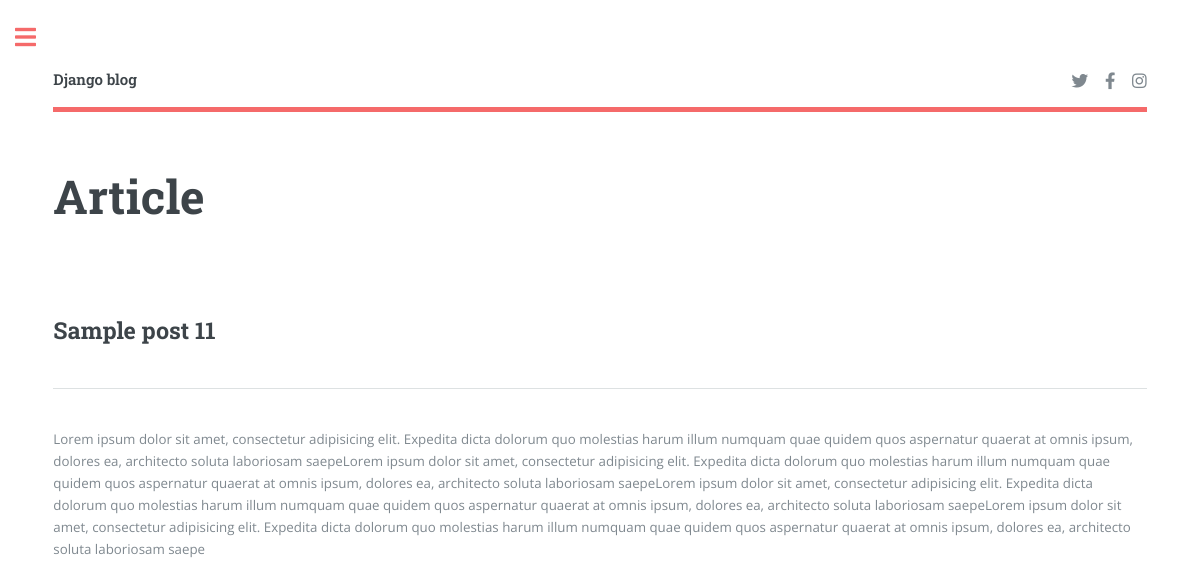
Before: /article/sample-post-11 with the older database file.
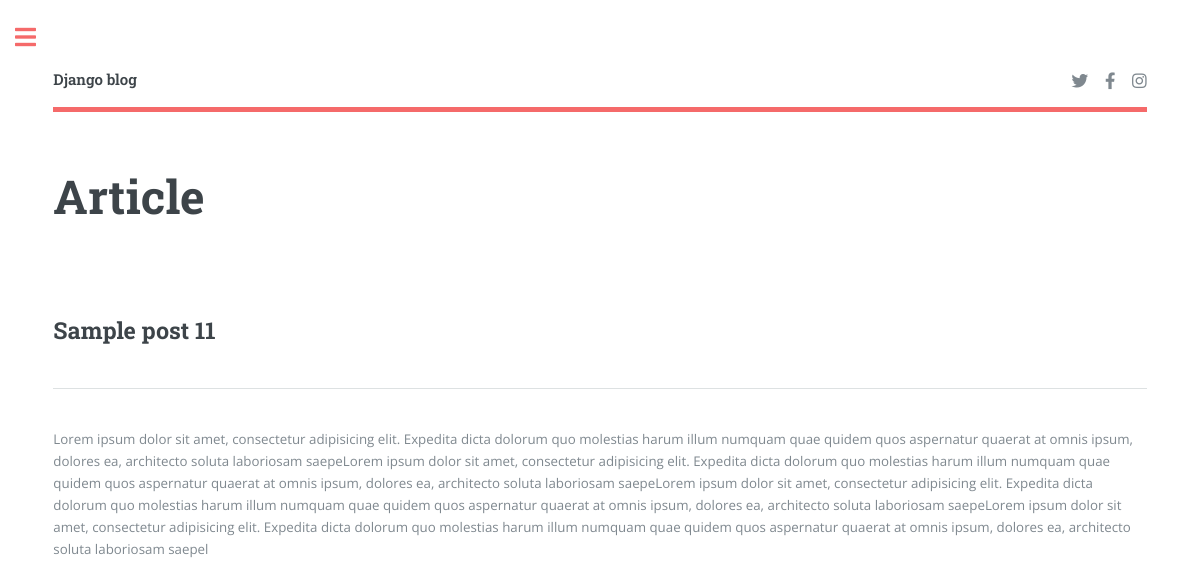
After: the same page with the newer database file.
### article/models.py (models this page shows, shortened)
class Article(models.Model):
    image = models.ImageField()
    title = models.CharField(max_length = 350)
    body = models.TextField()
    pub_date = models.DateTimeField(auto_now = True)
    update_date = models.DateTimeField(auto_now_add = True)
    slug = AutoSlugField(populate_from = "title")

### article/views.py (the view)
# urls.py: path('article/<str:slug>', views.Details.as_view(), name = 'details'),
class Details(DetailView):
    model = Article
    template_name = "details.html"

### article/templates/details.html (shortened to what this page needs)
{% extends 'base.html' %}
{% block body %}
<section>
	<header class="main">
		<h1>Article</h1>
	</header>
    <h2>{{ article.title }}</h2>
    <hr class="major" />
	{{ article.body | safe }}
</section>
{% endblock %}

Changed rows visible on the page:
changed Article "Sample post 11": body "…ea, architecto soluta laboriosam saepe" → "…ea, architecto soluta laboriosam saepel"
